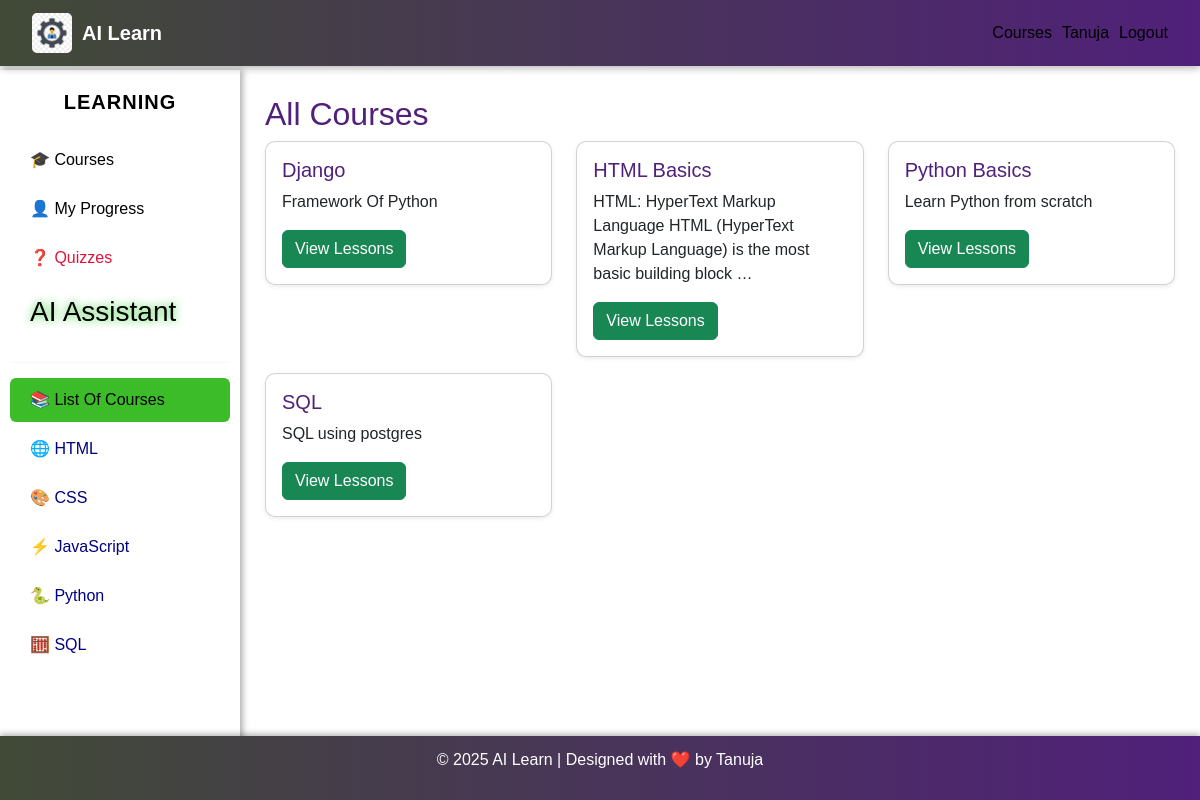
The app's page /courses/ (signed in) with its own data.
### learning/models.py (models this page shows, shortened)
class Course(models.Model):
    title = models.CharField(max_length=200)
    slug = models.SlugField(unique=True, max_length=220)
    description = models.TextField(blank=True)
    class Meta:
        ordering = ['title']
        verbose_name = 'Course'
        verbose_name_plural = 'Courses'

### learning/views.py (the view)
# urls.py: path('courses/', views.course_list, name='course_list'),
@login_required
def course_list(request):
    courses = Course.objects.all()
    return render(request, 'learning/course_list.html', {'courses': courses})

### learning/templates/learning/course_list.html (shortened to what this page needs)
{% extends 'learning/base.html' %}
{% block content %}
<h2 style="color:#50207a;">All Courses</h2>
<div class="row">
    {% for course in courses %}
    <div class="col-md-4 mb-3">
        <div class="card shadow-sm" style="border-radius:10px;">
            <div class="card-body">
                <h5 class="card-title" style="color:#50207a;">{{ course.title }}</h5>
                <p class="card-text">{{ course.description|truncatechars:100 }}</p>
                <a href="{% url 'learning:course_detail' course.slug %}"
                   class="btn btn-success">View Lessons</a>
            </div>
        </div>
    </div>
    {% empty %}
    <p style="color:crimson;">No courses available.</p>
    {% endfor %}
</div>
{% endblock %}

### learning/templates/learning/base.html (shortened to what this page needs)
{% load static %}
<!DOCTYPE html>
<html lang="en">
  <head>
    <link
      href="https://cdn.jsdelivr.net/npm/bootstrap@5.3.2/dist/css/bootstrap.min.css"
      rel="stylesheet"
    />
  </head>
  <body>
    <nav class="navbar navbar-dark">
      <div class="container-fluid d-flex align-items-center">
        <a class="navbar-brand d-flex align-items-center" href="/admin/">
          <img
            src="{% static 'images/admin-logo.jpg' %}"
            alt="Admin Panel"
            style="height: 40px; margin-right: 10px; border-radius: 5px"
          />
          <span>AI Learn</span>
        </a>
        <ul class="navbar-nav ms-auto d-flex flex-row">
          {% if user.is_authenticated %}
          <li class="nav-item">
            <a class="nav-link" href="{% url 'learning:course_list' %}"
              >Courses</a
            >
          </li>
          <li class="nav-item">
            <a class="nav-link" href="#">{{ user.username }}</a>
          </li>
          <li class="nav-item">
            <a class="nav-link" href="{% url 'learning:logout' %}">Logout</a>
          </li>
          {% endif %}
        </ul>
      </div>
    </nav>
    <div class="sidebar">
      <h5 style="color: black"><b>LEARNING</b></h5>
      <a
        style="color: black"
        href="{% url 'learning:course_list' %}"
        class="sidebar-link"
        >🎓 Courses</a
      >
      <a
        style="color: black"
        href="{% url 'learning:user_progress' %}"
        class="sidebar-link"
        >👤 My Progress</a
      >
      <a
        style="color: crimson"
        href="{% url 'learning:quiz_list' %}"
        class="sidebar-link"
        >❓ Quizzes</a
      >
      <a
        style="color: black; text-shadow: 0 0 10px #32cd32"
        href="{% url 'learning:ai_assistant' %}"
        class="sidebar-link"
        ><h3>AI Assistant</h3></a
      >
      <hr style="border-color: #ddd; margin: 15px 10px" />
      <a
        style="color: black"
        href="#"
        class="sidebar-link active"
        onclick="showContent('courses')"
        >📚 List Of Courses</a
      >
      <a
        style="color: hsl(240, 100%, 25%)"
        href="#"
        class="sidebar-link"
        onclick="showContent('html')"
        >🌐 HTML</a
      >
      <a
        style="color: hsl(240, 100%, 25%)"
        href="#"
        class="sidebar-link"
        onclick="showContent('css')"
        >🎨 CSS</a
      >
      <a
        style="color: hsl(240, 100%, 25%)"
        href="#"
        class="sidebar-link"
        onclick="showContent('js')"
        >⚡ JavaScript</a
      >
      <a
        style="color: hsl(240, 100%, 25%)"
        href="#"
        class="sidebar-link"
        onclick="showContent('python')"
        >🐍 Python</a
      >
      <a
        style="color: hsl(240, 100%, 25%)"
        href="#"
        class="sidebar-link"
        onclick="showContent('sql')"
        >🧮 SQL</a
      >
    </div>
    <div class="content" id="content-area">
      {% block content %}{% endblock %}
    </div>
    <footer>
      <p>© 2025 AI Learn | Designed with ❤️ by Tanuja</p>
    </footer>
  </body>
</html>

### records on screen
Course: title "Django", description "Framework Of Python"
Course: title "HTML Basics", description "HTML: HyperText Markup Language HTML (HyperText Markup Language) is the most basic building block …"
Course: title "Python Basics", description "Learn Python from scratch"
Course: title "SQL", description "SQL using postgres"

### other values on screen
{{ user.username }} "Tanuja"
